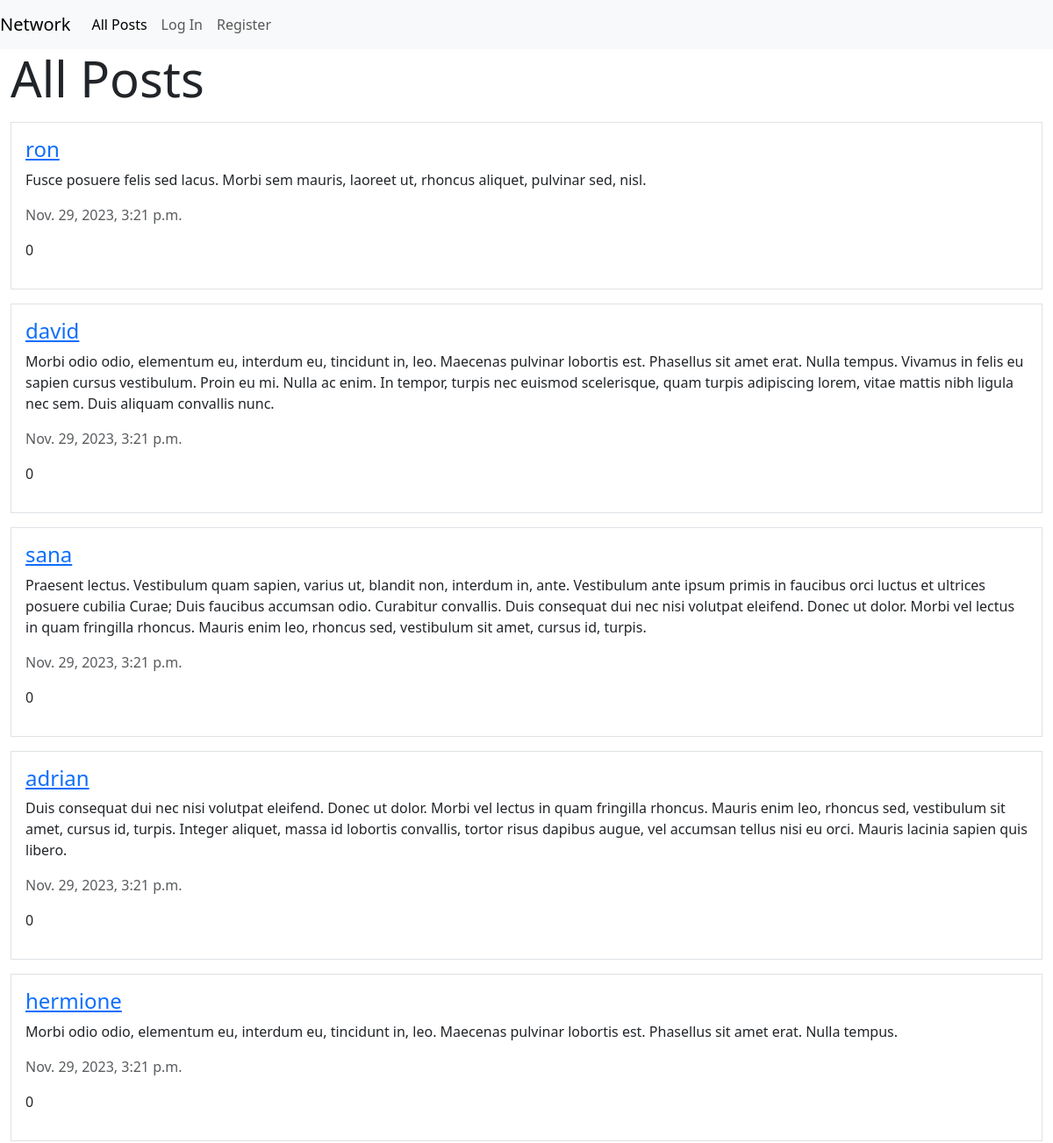
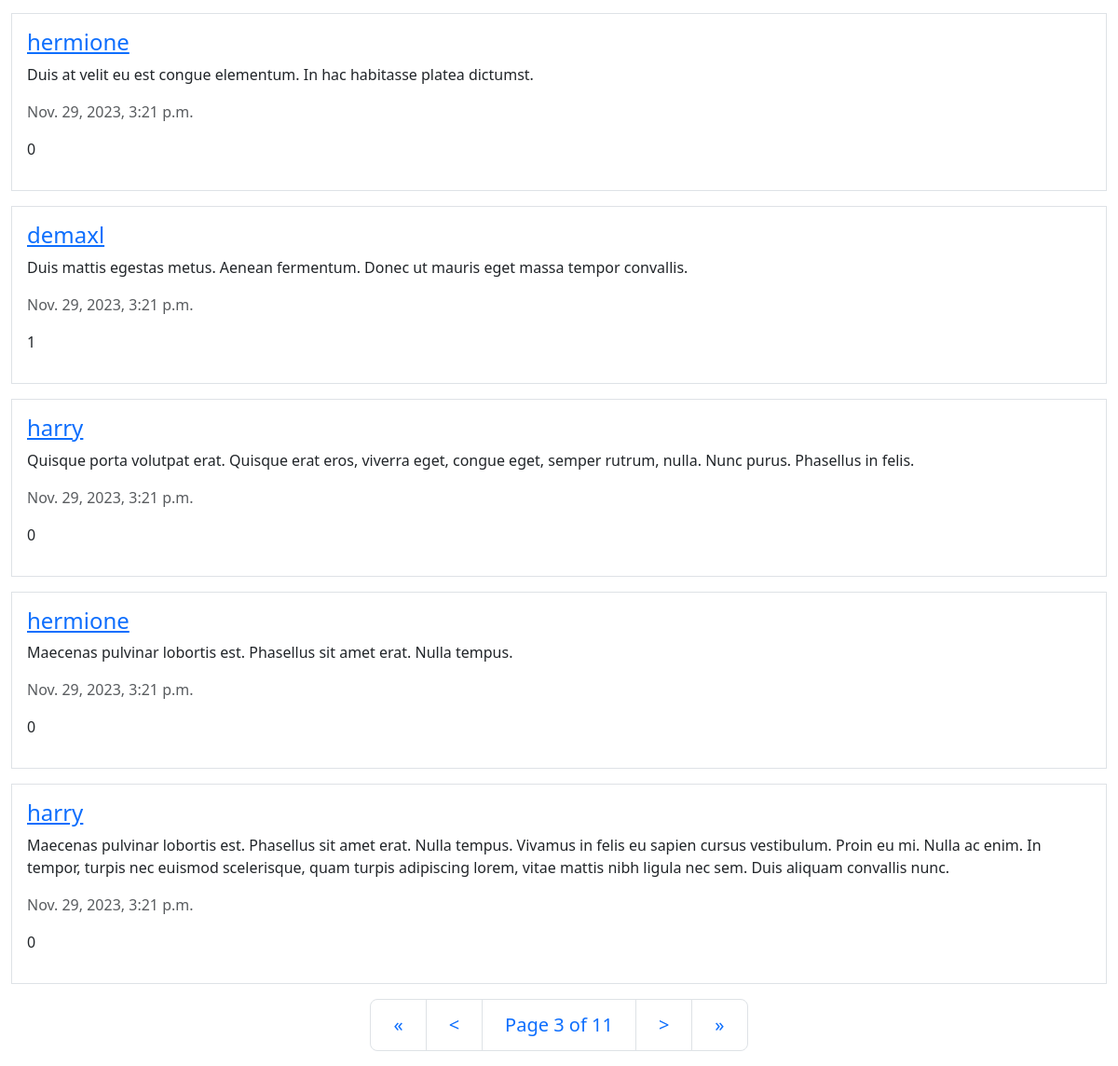
/?page=3, run on the app's committed database (2 pictures, top to bottom).
### network/models.py (models this page shows, shortened)
class Post(models.Model):
    poster = models.ForeignKey(User, on_delete=models.CASCADE, related_name="posts")
    body = models.TextField(max_length=1000)
    date_time = models.DateTimeField(auto_now_add=True)
    likes = models.ManyToManyField(User, related_name="liked_posts", blank=True)

class User(AbstractUser):
    def follow(self, user):
        Follow.objects.create(follower=self, following=user)

### network/views.py (the view, shortened to what this page needs)
# urls.py: path("", views.index, name="index"),
def index(request):
    return render(request, "network/index.html", {
        "page_obj": paginate(request, Post.objects.all().order_by("-date_time")),
        "headline": "All Posts"
    })

### network/views.py (called while the page is built)
def paginate(request, queryset):
    p = Paginator(queryset, 10)
    page_num = request.GET.get("page", 1)
    page_obj = p.get_page(page_num)
    return page_obj

### network/templates/network/index.html (shortened to what this page needs)
{% extends "network/layout.html" %}
{% block body %}
    <div class="container-fluid">
        <h1 class="display-4">{{ headline }}</h1>
        <div>
            {% for post in page_obj.object_list %}
                {% with post=post user=user counter=forloop.counter %}
                    {% include "network/post.html" with post=post user=user counter=counter %}
                {% endwith %}
            {% endfor %}
        </div>
        {% include "network/pagination.html" %}
    </div>
{% endblock %}

### network/templates/network/post.html (shortened to what this page needs)
<div class="border my-3 p-3 post-container" data-post-id={{post.id}} id="post-{{ post.id }}">
    <h4 class="post-poster"><a href="{% url 'profile' post.poster %}">{{ post.poster }}</a></h4>
    <p class='post-body'>{{ post.body}} </p>
    <p class="text-muted">{{ post.date_time }}</p>
    <p>
        {{ post.likes.count }}
    </p>
</div>

### data on the page
Post: poster "ron", body "Fusce posuere felis sed lacus. Morbi sem mauris, laoreet ut, rhoncus aliquet, pulvinar sed, nisl.", date_time "Nov. 29, 2023, 3:21 p.m.", likes.count "0"
Post: poster "david", body "Morbi odio odio, elementum eu, interdum eu, tincidunt in, leo. Maecenas pulvinar lobortis est. Phasellus sit amet erat. Nulla tempus. Vivamus in felis eu sapien cursus vestibulum. Proin eu mi. Nulla ac enim. In tempor, turpis nec euismod scelerisque, quam turpis adipiscing lorem, vitae mattis nibh ligula nec sem. Duis aliquam convallis nunc.", date_time "Nov. 29, 2023, 3:21 p.m.", likes.count "0"
Post: poster "sana", body "Praesent lectus. Vestibulum quam sapien, varius ut, blandit non, interdum in, ante. Vestibulum ante ipsum primis in faucibus orci luctus et ultrices posuere cubilia Curae; Duis faucibus accumsan odio. Curabitur convallis. Duis consequat dui nec nisi volutpat eleifend. Donec ut dolor. Morbi vel lectus in quam fringilla rhoncus. Mauris enim leo, rhoncus sed, vestibulum sit amet, cursus id, turpis.", date_time "Nov. 29, 2023, 3:21 p.m.", likes.count "0"
Post: poster "adrian", body "Duis consequat dui nec nisi volutpat eleifend. Donec ut dolor. Morbi vel lectus in quam fringilla rhoncus. Mauris enim leo, rhoncus sed, vestibulum sit amet, cursus id, turpis. Integer aliquet, massa id lobortis convallis, tortor risus dapibus augue, vel accumsan tellus nisi eu orci. Mauris lacinia sapien quis libero.", date_time "Nov. 29, 2023, 3:21 p.m.", likes.count "0"
Post: poster "hermione", body "Morbi odio odio, elementum eu, interdum eu, tincidunt in, leo. Maecenas pulvinar lobortis est. Phasellus sit amet erat. Nulla tempus.", date_time "Nov. 29, 2023, 3:21 p.m.", likes.count "0"
Post: poster "hermione", body "Duis at velit eu est congue elementum. In hac habitasse platea dictumst.", date_time "Nov. 29, 2023, 3:21 p.m.", likes.count "0"
Post: poster "demaxl", body "Duis mattis egestas metus. Aenean fermentum. Donec ut mauris eget massa tempor convallis.", date_time "Nov. 29, 2023, 3:21 p.m.", likes.count "1"
Post: poster "harry", body "Quisque porta volutpat erat. Quisque erat eros, viverra eget, congue eget, semper rutrum, nulla. Nunc purus. Phasellus in felis.", date_time "Nov. 29, 2023, 3:21 p.m.", likes.count "0"
Post: poster "hermione", body "Maecenas pulvinar lobortis est. Phasellus sit amet erat. Nulla tempus.", date_time "Nov. 29, 2023, 3:21 p.m.", likes.count "0"
Post: poster "harry", body "Maecenas pulvinar lobortis est. Phasellus sit amet erat. Nulla tempus. Vivamus in felis eu sapien cursus vestibulum. Proin eu mi. Nulla ac enim. In tempor, turpis nec euismod scelerisque, quam turpis adipiscing lorem, vitae mattis nibh ligula nec sem. Duis aliquam convallis nunc.", date_time "Nov. 29, 2023, 3:21 p.m.", likes.count "0"

### other printed values
{{ headline }} "All Posts"
{{ page_obj.number }} "3"
{{ page_obj.paginator.num_pages }} "11"
